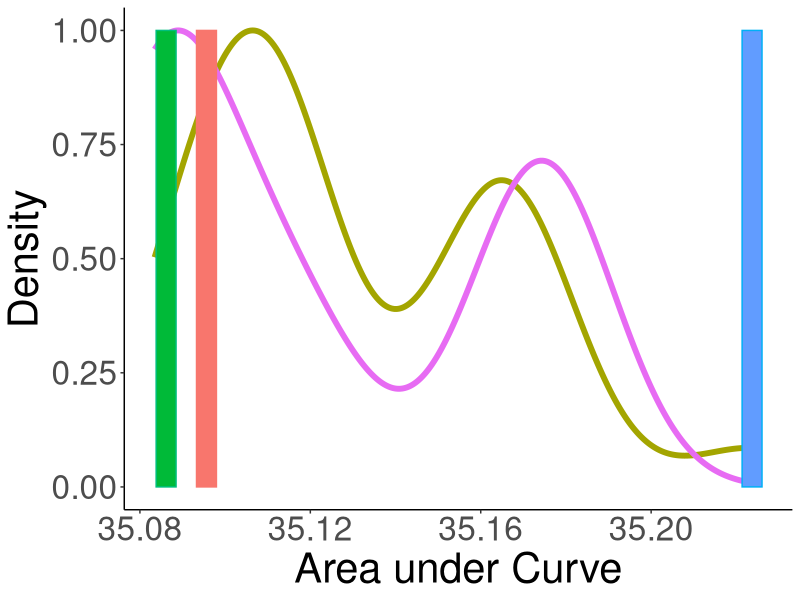

This chart was generated by the following R code:
library(tidyr)
library(dplyr)
library(ggplot2)


RED = "#F8766D"
GREEN = "#7CAE00"
BLUE = "#00BFC4"
PURPLE = "#C77CFF"
SCALE = c( GREEN, RED, BLUE, PURPLE)
######################################


data = read.csv("results_auc_optimized.tsv", sep="\t")
#data = data %>% filter(Script == "forWords_Finnish_RandomOrder_Coarse_FineSurprisal.py")


data$Type = ifelse(data$Model %in% c("REAL", "RANDOM", "REVERSE"), as.character(data$Model), "Optimized")
data$Type = ifelse(data$Type %in% c("REAL"), "Real", as.character(data$Type))
data$Type = ifelse(data$Type %in% c("RANDOM"), "Random", as.character(data$Type))
data$Type = ifelse(data$Type %in% c("REVERSE"), "Reverse", as.character(data$Type))
data$Type = ifelse(data$Model %in% c("UNIV"), "Universals", as.character(data$Type))

data_ = data %>% filter(Type %in% c("Real", "Random", "Optimized", "Reverse", "Universals"))

randomAUCs = data %>% filter(Type == "Random")
meanAUCs = data %>% filter(Type == "Real") %>% group_by(Type) %>% summarise(AUC = mean(AUC)) %>% mutate(Quantile = round(mean(AUC < randomAUCs$AUC), 2), ConfIntLower = round((binom.test(sum(AUC<randomAUCs$AUC), nrow(randomAUCs))$conf.int[[1]]),2), ConfIntUpper = round((binom.test(sum(AUC<randomAUCs$AUC), nrow(randomAUCs))$conf.int[[2]]),2))

barWidth = (max(data$AUC) - min(data$AUC))/30

plot = ggplot(data_, aes(x=AUC, color=Type))
plot = plot + theme_classic()
plot = plot + xlab("Area under Curve") + ylab("Density")
plot = plot + theme(text=element_text(size=30))
plot = plot + geom_density(data= data_%>%filter(Type %in% c("Universals", "Random")), aes(y=..scaled..), size=2) 
plot = plot + geom_bar(data = data_ %>% filter(!(Type %in% c("Universals", "Random"))) %>% group_by(Type) %>% summarise(AUC=mean(AUC)) %>% mutate(y=1),  aes(y=y, group=Type, fill=Type), width=barWidth, stat="identity", position = position_dodge()) # + scale_colour_manual(values=SCALE) + scale_fill_manual(values=SCALE)
#plot = plot + geom_label(data=meanAUCs, aes(x=AUC, y=1, label=paste(Quantile, " [", ConfIntLower, ", ", ConfIntUpper, "]"), group=Type), color="black", fill="white")
plot = plot + theme (legend.position = "none")
ggsave(plot, file=paste("suffixes-byMorphemes-auc-hist-heldout-Coarse-FineSurprisal-optimized.pdf", sep=""), height=4, width=8)



